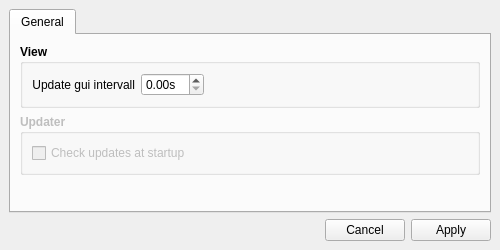
<?xml version="1.0" encoding="UTF-8"?>
<ui version="4.0">
 <class>SettingsWindow</class>
 <widget class="QMainWindow" name="SettingsWindow">
  <property name="geometry">
   <rect>
    <x>0</x>
    <y>0</y>
    <width>500</width>
    <height>250</height>
   </rect>
  </property>
  <property name="font">
   <font>
    <family>Noto Sans UI</family>
   </font>
  </property>
  <property name="windowTitle">
   <string>Settings</string>
  </property>
  <property name="tabShape">
   <enum>QTabWidget::Rounded</enum>
  </property>
  <property name="dockNestingEnabled">
   <bool>false</bool>
  </property>
  <widget class="QWidget" name="centralwidget">
   <layout class="QVBoxLayout" name="verticalLayout">
    <property name="leftMargin">
     <number>9</number>
    </property>
    <property name="topMargin">
     <number>9</number>
    </property>
    <property name="rightMargin">
     <number>9</number>
    </property>
    <property name="bottomMargin">
     <number>9</number>
    </property>
    <item>
     <widget class="QTabWidget" name="tabWidget">
      <property name="layoutDirection">
       <enum>Qt::LeftToRight</enum>
      </property>
      <property name="tabShape">
       <enum>QTabWidget::Rounded</enum>
      </property>
      <property name="currentIndex">
       <number>0</number>
      </property>
      <property name="usesScrollButtons">
       <bool>true</bool>
      </property>
      <widget class="QWidget" name="General">
       <attribute name="title">
        <string>General</string>
       </attribute>
       <layout class="QGridLayout" name="gridLayout_2">
        <item row="0" column="0">
         <widget class="QGroupBox" name="view">
          <property name="font">
           <font>
            <weight>75</weight>
            <bold>true</bold>
           </font>
          </property>
          <property name="title">
           <string>View</string>
          </property>
          <layout class="QGridLayout" name="gridLayout_3">
           <item row="0" column="1">
            <widget class="QDoubleSpinBox" name="guiUpdateTimeSpinBox">
             <property name="font">
              <font>
               <weight>50</weight>
               <bold>false</bold>
              </font>
             </property>
             <property name="suffix">
              <string>s</string>
             </property>
             <property name="maximum">
              <double>10.000000000000000</double>
             </property>
             <property name="singleStep">
              <double>0.010000000000000</double>
             </property>
            </widget>
           </item>
           <item row="0" column="0">
            <widget class="QLabel" name="guiUpdateTimeLabel">
             <property name="font">
              <font>
               <weight>50</weight>
               <bold>false</bold>
              </font>
             </property>
             <property name="toolTip">
              <string>Pause between the scans.</string>
             </property>
             <property name="text">
              <string>Update gui intervall</string>
             </property>
             <property name="alignment">
              <set>Qt::AlignRight|Qt::AlignTrailing|Qt::AlignVCenter</set>
             </property>
            </widget>
           </item>
           <item row="0" column="2">
            <spacer name="horizontalSpacer">
             <property name="orientation">
              <enum>Qt::Horizontal</enum>
             </property>
             <property name="sizeHint" stdset="0">
              <size>
               <width>40</width>
               <height>20</height>
              </size>
             </property>
            </spacer>
           </item>
          </layout>
         </widget>
        </item>
        <item row="2" column="0">
         <spacer name="verticalSpacer">
          <property name="orientation">
           <enum>Qt::Vertical</enum>
          </property>
          <property name="sizeHint" stdset="0">
           <size>
            <width>20</width>
            <height>40</height>
           </size>
          </property>
         </spacer>
        </item>
        <item row="1" column="0">
         <widget class="QGroupBox" name="updater">
          <property name="enabled">
           <bool>false</bool>
          </property>
          <property name="font">
           <font>
            <weight>75</weight>
            <bold>true</bold>
           </font>
          </property>
          <property name="title">
           <string>Updater</string>
          </property>
          <layout class="QGridLayout" name="gridLayout">
           <item row="0" column="0">
            <widget class="QCheckBox" name="checkForUpdatesBox">
             <property name="font">
              <font>
               <weight>50</weight>
               <bold>false</bold>
              </font>
             </property>
             <property name="text">
              <string>Check updates at startup</string>
             </property>
            </widget>
           </item>
          </layout>
         </widget>
        </item>
       </layout>
      </widget>
     </widget>
    </item>
    <item>
     <widget class="QDialogButtonBox" name="dialogButtonBox">
      <property name="standardButtons">
       <set>QDialogButtonBox::Apply|QDialogButtonBox::Cancel</set>
      </property>
     </widget>
    </item>
   </layout>
  </widget>
 </widget>
 <resources/>
 <connections/>
</ui>
